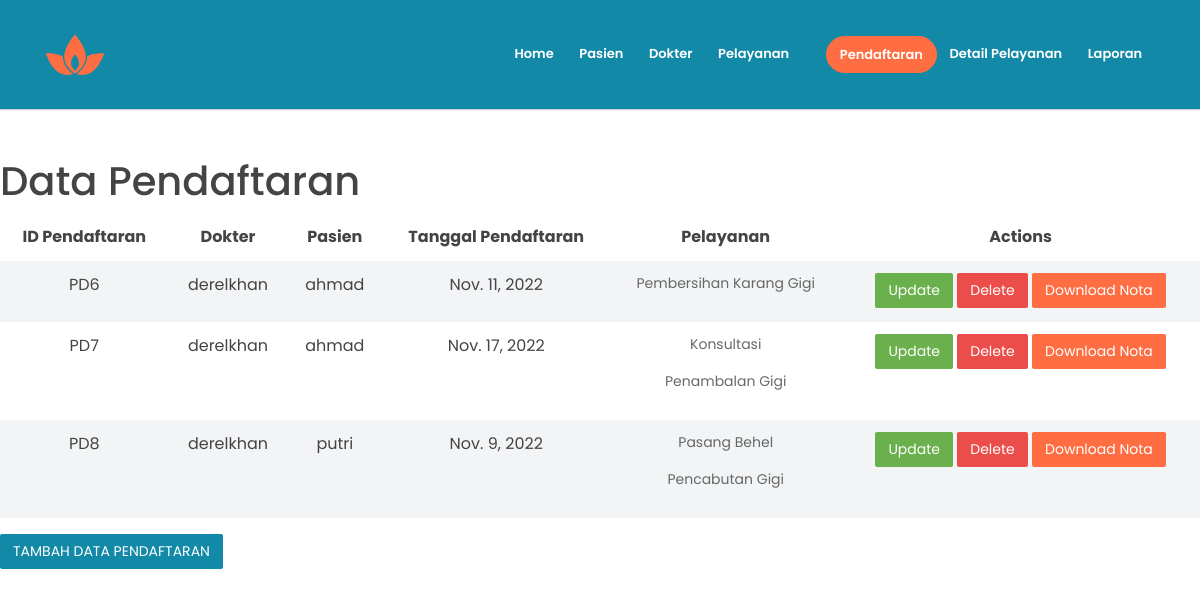
The app's page /pendaftaran with its own data.
### app/models.py (models this page shows, shortened)
class pendaftaran(models.Model):
    idpendaftaran = models.AutoField(primary_key=True)
    iddokter = models.ForeignKey(dokter,on_delete=models.CASCADE)
    idpasien = models.ForeignKey(pasien,on_delete=models.CASCADE)
    tanggalpendaftaran = models.DateField()

class dokter(models.Model):
    iddokter = models.AutoField(primary_key=True)
    namadokter = models.CharField(max_length=50)
    nohpdokter = models.IntegerField()
    def __str__(self):
        return str(self.namadokter)

class pasien(models.Model):
    idpasien = models.AutoField(primary_key=True)
    namapasien = models.CharField(max_length=50)
    jeniskelaminpasien = models.CharField(max_length=15)
    tanggallahir = models.DateField()
    nohppasien = models.IntegerField()
    def __str__(self):
        return str(self.namapasien)

class detailpelayanan(models.Model):
    iddetailpelayanan = models.AutoField(primary_key=True)
    idpendaftaran = models.ForeignKey(pendaftaran,on_delete=models.CASCADE)
    idpelayanan = models.ForeignKey(pelayanan,on_delete=models.CASCADE)
    jumlahjenispelayanan = models.IntegerField()

class pelayanan(models.Model):
    idpelayanan = models.AutoField(primary_key=True)
    jenispelayanan = models.CharField(max_length=50)
    hargapelayanan = models.IntegerField()
    def __str__(self):
        return str(self.jenispelayanan)

### app/views.py (the view)
# urls.py: path('pendaftaran', views.pendaftaran, name='pendaftaran'),
def pendaftaran(request):
    data = []
    allpendaftaranobj = models.pendaftaran.objects.all()
    alldokterobj=models.dokter.objects.all()
    allpasienobj=models.pasien.objects.all()
    allpelayananobj=models.pelayanan.objects.all()
    for item in allpendaftaranobj :
        dummy = []
        idpendaftaran = item.idpendaftaran
        specificdetail = models.detailpelayanan.objects.filter (idpendaftaran = idpendaftaran)
        dummy.append(item)
        dummy.append(specificdetail)
        data.append(dummy)
    return render (request, 'pendaftaranx.html', {
        'pendaftaran' : data,
        'allpendaftaranobj' : allpendaftaranobj,
        'alldokterobj' : alldokterobj,
        'allpasienobj' : allpasienobj,
        'allpelayananobj':allpelayananobj,
        })

### app/templates/pendaftaranx.html (shortened to what this page needs)
{%load static%}
<!DOCTYPE html>
<html lang="en">
<head>
    <link rel="stylesheet" href="{%static 'assets/vendors/themify-icons/css/themify-icons.css'%}">
	<link rel="stylesheet" href="{%static 'assets/css/leadmark.css'%}">
</head>
<body data-spy="scroll" data-target=".navbar" data-offset="40" id="home">
    <nav class="navbar navbar-expand-sm navbar-dark bg-info shadow mb-3">
        <div class="container">
            <a class="navbar-brand" href="#">
                <img src="assets/imgs/logo.svg" alt="">
            </a>
            <div class="collapse navbar-collapse" id="navbarSupportedContent">
                <ul class="navbar-nav ml-auto">
                    <li class="nav-item">
                        <a class="nav-link text-white" href="{% url 'home' %}" >Home</a>
                    </li>
                    <li class="nav-item">
                        <a class="nav-link text-white" href="{% url 'pasienx' %}" >Pasien</a>
                    </li>
                    <li class="nav-item">
                        <a class="nav-link text-white" href="{% url 'dokterx' %}" >Dokter</a>
                    </li>
                    <li class="nav-item">
                        <a class="nav-link text-white" href="{% url 'pelayananx' %}" >Pelayanan</a>
                    </li>
                    <li class="nav-item">
                        <a href="{% url 'pendaftaranx' %}" class="ml-4 nav-link btn btn-primary btn-sm rounded text-white">Pendaftaran</a>
                    </li>
                    <li class="nav-item">
                        <a class="nav-link text-white" href="{% url 'detailpelayananx' %}">Detail Pelayanan</a>
                    </li>
                    <li class="nav-item">
                        <a class="nav-link text-white" href="{% url 'laporan' %}">Laporan</a>
                    </li>
                </ul>
            </div>
        </div>
    </nav>
    <h1 class="section-secondary-title mt-5">Data Pendaftaran</h1>
      <table class="table table-striped">
         <thead>
            <tr>
                <th>
                    <center>
                    ID Pendaftaran
                    </center>
                </th>
                <th>
                    <center>
                    Dokter
                    </center>
                </th>
                <th>
                    <center>
                    Pasien
                    </center>
                </th>
                <th>
                    <center>
                    Tanggal Pendaftaran
                    </center>
                </th>
                <th>
                    <center>
                    Pelayanan
                    </center>
                </th>
                <th>
                    <center>
                    Actions
                    </center>
                </th>
            </tr>
         </thead>
         <tbody>
        {% for item in pendaftaran%}
        <tr>
            <td>
                <center>
                PD{{ item.0.idpendaftaran }}
                </center>
            </td>
            <td>
                <center>
                {{ item.0.iddokter }}
                </center>
            </td>
            <td>
                <center>
                {{ item.0.idpasien }}
                </center>
            </td>
            <td>
                <center>
                {{ item.0.tanggalpendaftaran }}
                </center>
            </td>
            <td>
                <center>
                {% for x in item.1 %}
                <p>
                {{x.idpelayanan}}
                </p>
                {% endfor %}
                </center>
            </td>
            <td>
                <center>
                <a href="{% url 'updatependaftaranx' item.0.idpendaftaran %}">
                    <button class="btn btn-success">Update</button>
                </a>
                <a href="{% url 'deletependaftaran' item.0.idpendaftaran %}">
                    <button class="btn btn-danger">Delete</button>
                </a>
                <a href="{% url 'nota' item.0.idpendaftaran %}">
                    <button class="btn btn-primary">Download Nota</button>
                </a>
                </center>
            </td>
        </tr>
        {% endfor %}
         </tbody>
    </table>
    <a href="{% url 'createdatapendaftaranx' %}">
        <button class="btn btn-info">TAMBAH DATA PENDAFTARAN</button>

### records on screen
pendaftaran: idpendaftaran "6", iddokter.namadokter "derelkhan", idpasien.namapasien "ahmad", tanggalpendaftaran "Nov. 11, 2022"
detailpelayanan: idpelayanan "Pembersihan Karang Gigi"
pendaftaran: idpendaftaran "7", iddokter.namadokter "derelkhan", idpasien.namapasien "ahmad", tanggalpendaftaran "Nov. 17, 2022"
detailpelayanan: idpelayanan "Konsultasi"
detailpelayanan: idpelayanan "Penambalan Gigi"
pendaftaran: idpendaftaran "8", iddokter.namadokter "derelkhan", idpasien.namapasien "putri", tanggalpendaftaran "Nov. 9, 2022"
detailpelayanan: idpelayanan "Pasang Behel"
detailpelayanan: idpelayanan "Pencabutan Gigi"
